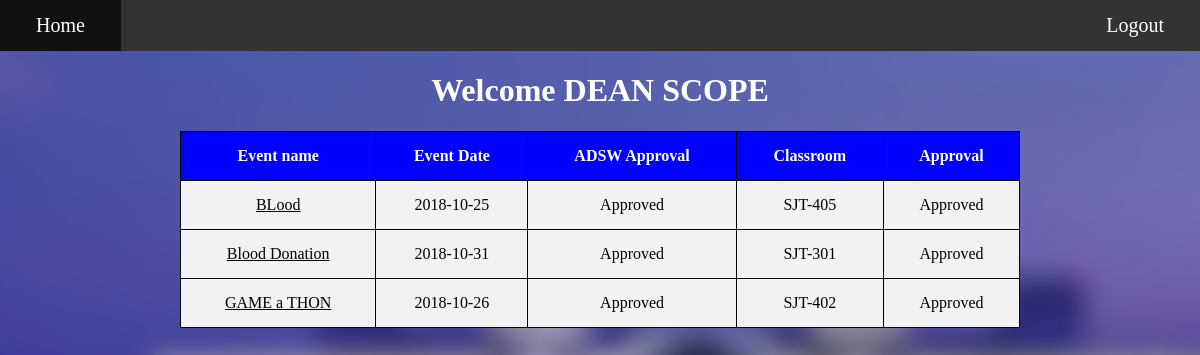
The page /DEAN/front.php (signed in) on the database its author committed.
### tables this page shows
CREATE TABLE `evnt` (
  `evname` varchar(30) NOT NULL,
  `stdt` varchar(15) NOT NULL,
  `stti` varchar(10) NOT NULL,
  `endti` varchar(10) NOT NULL,
  `evdesc` varchar(300) NOT NULL,
  `exppar` varchar(3) NOT NULL,
  `ven` varchar(5) NOT NULL,
  `adsw` varchar(15) DEFAULT NULL,
  `classrm` varchar(10) DEFAULT NULL,
  `Dean` varchar(15) DEFAULT NULL,
  `EMPID` varchar(6) NOT NULL
);

### DEAN/front.php (the view, shortened to what this page needs)
<?php
    $con = mysqli_connect("localhost", "root", "", "EVENT") or die(mysqli_error());
?>
<!DOCTYPE html>
<html>
<head>
	<link href="../front.css" rel="stylesheet" type="text/css">
</head>
<body style="margin: 0px;">
  <ul>
    <li id="home"><a href="../DEAN/front.php">Home</a></li>
    <li style="float:right"><a href="../logout.php">Logout</a></li>
  </ul>
  <?php
echo "<h1 style=\"color: white; text-align: center\">Welcome DEAN ". $_SESSION['dep']. "</h1>";
?>
<table style="width:70%; " align="center">
 		<tr>
    		<th>Event name</th>
    		<th>Event Date</th>
    		<th>ADSW Approval</th>
    		<th>Classroom</th>
    		<th>Approval</th>
  		</tr>
  		<?php
        $sql= "select * from evnt where ven='".$_SESSION['build']."';";
        $res = mysqli_query($con,$sql);
        $count = mysqli_num_rows($res);
        for ($i=0; $i < $count; $i++) {
        $row = mysqli_fetch_assoc($res);
		  ?>
  		<tr>
    		<?php
        echo "<td><a href=\"../evdet.php/?evname=".$row['evname']."\">";
      		echo $row['evname'];
      	?>
    		</td>
    		<td>
        <?php
          echo $row['stdt'];
        ?>
        </td>
    		<td>
        <?php
          echo $row['adsw'];
        ?>
        </td>
        <?php
          if($row['classrm']=="NULL" && $row['adsw']=="Approved"){
        ?>
        <td>
        <form method="post" action=approve.php>
            <input type='hidden' name='evname' value=<?php echo "'".$row['evname']."'"; ?>>
          <input type='hidden' name='EMPID' value=<?php echo "'".$row['EMPID']."'"; ?>>
          <input type="text" name="classrm">
        </td>
    		<td>
					<input type="submit" value="Approve Event">
	    		</form>
        </td>
	    	<?php
	    		}
          else if($row['adsw']=="Approved"){
            ?>
          <td>
        <?php
          echo $row['classrm'];
        ?>
        </td>
        <td>
        <?php
          echo $row['Dean'];
        ?>
        </td>
      <?php
  		}
    }
  		?>
</table>
</body>
</html>

### front.css (style rules this page uses)
body { background: url(vitblur.jpg) no-repeat; background-size:cover; background-attachment: fixed; margin: 0px; }
ul { list-style-type: none; margin: 0; padding: 0; overflow: hidden; background-color: #333; }
li { float: left; }
li a { display:block; color:white; text-align: center; padding: 14px 36px; text-decoration: none; font-size: 20px; }

### DEAN/front.php (style rules this page uses)
table,th,td { border: 1px solid black; border-collapse: collapse; padding: 15px; }
td { background-color: #f2f2f2; text-align: center; }
th { background-color: blue; color: white; }
td a { display:block; width:100%; height: 100%; color: black; }

### rows shown on the page
evnt: evname "BLood", stdt "2018-10-25", adsw "Approved", classrm "SJT-405", Dean "Approved"
evnt: evname "Blood Donation", stdt "2018-10-31", adsw "Approved", classrm "SJT-301", Dean "Approved"
evnt: evname "GAME a THON", stdt "2018-10-26", adsw "Approved", classrm "SJT-402", Dean "Approved"

### other values the page prints
$_SESSION['dep'] "SCOPE"
